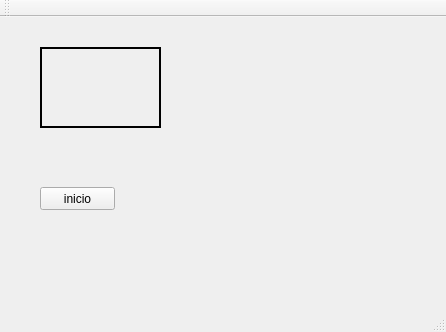
<?xml version="1.0" encoding="UTF-8"?>
<ui version="4.0">
 <class>MainWindow</class>
 <widget class="QMainWindow" name="MainWindow">
  <property name="geometry">
   <rect>
    <x>0</x>
    <y>0</y>
    <width>446</width>
    <height>332</height>
   </rect>
  </property>
  <property name="windowTitle">
   <string>MainWindow</string>
  </property>
  <widget class="QWidget" name="centralWidget">
   <widget class="QPushButton" name="pushButton">
    <property name="geometry">
     <rect>
      <x>40</x>
      <y>170</y>
      <width>75</width>
      <height>23</height>
     </rect>
    </property>
    <property name="text">
     <string>inicio</string>
    </property>
   </widget>
   <widget class="QLabel" name="label">
    <property name="geometry">
     <rect>
      <x>40</x>
      <y>30</y>
      <width>121</width>
      <height>81</height>
     </rect>
    </property>
    <property name="frameShape">
     <enum>QFrame::WinPanel</enum>
    </property>
    <property name="text">
     <string/>
    </property>
   </widget>
  </widget>
  <widget class="QMenuBar" name="menuBar">
   <property name="geometry">
    <rect>
     <x>0</x>
     <y>0</y>
     <width>446</width>
     <height>26</height>
    </rect>
   </property>
  </widget>
  <widget class="QToolBar" name="mainToolBar">
   <attribute name="toolBarArea">
    <enum>TopToolBarArea</enum>
   </attribute>
   <attribute name="toolBarBreak">
    <bool>false</bool>
   </attribute>
  </widget>
  <widget class="QStatusBar" name="statusBar"/>
 </widget>
 <layoutdefault spacing="6" margin="11"/>
 <resources/>
 <connections/>
</ui>
